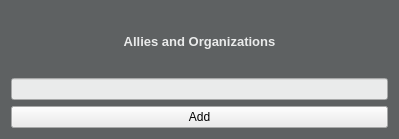
<?xml version="1.0" encoding="UTF-8"?>
<ui version="4.0">
 <class>allies_form</class>
 <widget class="QWidget" name="allies_form">
  <property name="geometry">
   <rect>
    <x>0</x>
    <y>0</y>
    <width>399</width>
    <height>139</height>
   </rect>
  </property>
  <property name="palette">
   <palette>
    <active>
     <colorrole role="WindowText">
      <brush brushstyle="SolidPattern">
       <color alpha="255">
        <red>234</red>
        <green>235</green>
        <blue>235</blue>
       </color>
      </brush>
     </colorrole>
     <colorrole role="Button">
      <brush brushstyle="SolidPattern">
       <color alpha="255">
        <red>94</red>
        <green>97</green>
        <blue>98</blue>
       </color>
      </brush>
     </colorrole>
     <colorrole role="Light">
      <brush brushstyle="SolidPattern">
       <color alpha="255">
        <red>141</red>
        <green>146</green>
        <blue>147</blue>
       </color>
      </brush>
     </colorrole>
     <colorrole role="Midlight">
      <brush brushstyle="SolidPattern">
       <color alpha="255">
        <red>117</red>
        <green>121</green>
        <blue>122</blue>
       </color>
      </brush>
     </colorrole>
     <colorrole role="Dark">
      <brush brushstyle="SolidPattern">
       <color alpha="255">
        <red>47</red>
        <green>48</green>
        <blue>49</blue>
       </color>
      </brush>
     </colorrole>
     <colorrole role="Mid">
      <brush brushstyle="SolidPattern">
       <color alpha="255">
        <red>62</red>
        <green>64</green>
        <blue>65</blue>
       </color>
      </brush>
     </colorrole>
     <colorrole role="Text">
      <brush brushstyle="SolidPattern">
       <color alpha="255">
        <red>255</red>
        <green>255</green>
        <blue>255</blue>
       </color>
      </brush>
     </colorrole>
     <colorrole role="BrightText">
      <brush brushstyle="SolidPattern">
       <color alpha="255">
        <red>255</red>
        <green>255</green>
        <blue>255</blue>
       </color>
      </brush>
     </colorrole>
     <colorrole role="ButtonText">
      <brush brushstyle="SolidPattern">
       <color alpha="255">
        <red>255</red>
        <green>255</green>
        <blue>255</blue>
       </color>
      </brush>
     </colorrole>
     <colorrole role="Base">
      <brush brushstyle="SolidPattern">
       <color alpha="255">
        <red>0</red>
        <green>0</green>
        <blue>0</blue>
       </color>
      </brush>
     </colorrole>
     <colorrole role="Window">
      <brush brushstyle="SolidPattern">
       <color alpha="255">
        <red>94</red>
        <green>97</green>
        <blue>98</blue>
       </color>
      </brush>
     </colorrole>
     <colorrole role="Shadow">
      <brush brushstyle="SolidPattern">
       <color alpha="255">
        <red>0</red>
        <green>0</green>
        <blue>0</blue>
       </color>
      </brush>
     </colorrole>
     <colorrole role="AlternateBase">
      <brush brushstyle="SolidPattern">
       <color alpha="255">
        <red>47</red>
        <green>48</green>
        <blue>49</blue>
       </color>
      </brush>
     </colorrole>
     <colorrole role="ToolTipBase">
      <brush brushstyle="SolidPattern">
       <color alpha="255">
        <red>255</red>
        <green>255</green>
        <blue>220</blue>
       </color>
      </brush>
     </colorrole>
     <colorrole role="ToolTipText">
      <brush brushstyle="SolidPattern">
       <color alpha="255">
        <red>0</red>
        <green>0</green>
        <blue>0</blue>
       </color>
      </brush>
     </colorrole>
     <colorrole role="PlaceholderText">
      <brush brushstyle="SolidPattern">
       <color alpha="128">
        <red>255</red>
        <green>255</green>
        <blue>255</blue>
       </color>
      </brush>
     </colorrole>
    </active>
    <inactive>
     <colorrole role="WindowText">
      <brush brushstyle="SolidPattern">
       <color alpha="255">
        <red>234</red>
        <green>235</green>
        <blue>235</blue>
       </color>
      </brush>
     </colorrole>
     <colorrole role="Button">
      <brush brushstyle="SolidPattern">
       <color alpha="255">
        <red>94</red>
        <green>97</green>
        <blue>98</blue>
       </color>
      </brush>
     </colorrole>
     <colorrole role="Light">
      <brush brushstyle="SolidPattern">
       <color alpha="255">
        <red>141</red>
        <green>146</green>
        <blue>147</blue>
       </color>
      </brush>
     </colorrole>
     <colorrole role="Midlight">
      <brush brushstyle="SolidPattern">
       <color alpha="255">
        <red>117</red>
        <green>121</green>
        <blue>122</blue>
       </color>
      </brush>
     </colorrole>
     <colorrole role="Dark">
      <brush brushstyle="SolidPattern">
       <color alpha="255">
        <red>47</red>
        <green>48</green>
        <blue>49</blue>
       </color>
      </brush>
     </colorrole>
     <colorrole role="Mid">
      <brush brushstyle="SolidPattern">
       <color alpha="255">
        <red>62</red>
        <green>64</green>
        <blue>65</blue>
       </color>
      </brush>
     </colorrole>
     <colorrole role="Text">
      <brush brushstyle="SolidPattern">
       <color alpha="255">
        <red>255</red>
        <green>255</green>
        <blue>255</blue>
       </color>
      </brush>
     </colorrole>
     <colorrole role="BrightText">
      <brush brushstyle="SolidPattern">
       <color alpha="255">
        <red>255</red>
        <green>255</green>
        <blue>255</blue>
       </color>
      </brush>
     </colorrole>
     <colorrole role="ButtonText">
      <brush brushstyle="SolidPattern">
       <color alpha="255">
        <red>255</red>
        <green>255</green>
        <blue>255</blue>
       </color>
      </brush>
     </colorrole>
     <colorrole role="Base">
      <brush brushstyle="SolidPattern">
       <color alpha="255">
        <red>0</red>
        <green>0</green>
        <blue>0</blue>
       </color>
      </brush>
     </colorrole>
     <colorrole role="Window">
      <brush brushstyle="SolidPattern">
       <color alpha="255">
        <red>94</red>
        <green>97</green>
        <blue>98</blue>
       </color>
      </brush>
     </colorrole>
     <colorrole role="Shadow">
      <brush brushstyle="SolidPattern">
       <color alpha="255">
        <red>0</red>
        <green>0</green>
        <blue>0</blue>
       </color>
      </brush>
     </colorrole>
     <colorrole role="AlternateBase">
      <brush brushstyle="SolidPattern">
       <color alpha="255">
        <red>47</red>
        <green>48</green>
        <blue>49</blue>
       </color>
      </brush>
     </colorrole>
     <colorrole role="ToolTipBase">
      <brush brushstyle="SolidPattern">
       <color alpha="255">
        <red>255</red>
        <green>255</green>
        <blue>220</blue>
       </color>
      </brush>
     </colorrole>
     <colorrole role="ToolTipText">
      <brush brushstyle="SolidPattern">
       <color alpha="255">
        <red>0</red>
        <green>0</green>
        <blue>0</blue>
       </color>
      </brush>
     </colorrole>
     <colorrole role="PlaceholderText">
      <brush brushstyle="SolidPattern">
       <color alpha="128">
        <red>255</red>
        <green>255</green>
        <blue>255</blue>
       </color>
      </brush>
     </colorrole>
    </inactive>
    <disabled>
     <colorrole role="WindowText">
      <brush brushstyle="SolidPattern">
       <color alpha="255">
        <red>47</red>
        <green>48</green>
        <blue>49</blue>
       </color>
      </brush>
     </colorrole>
     <colorrole role="Button">
      <brush brushstyle="SolidPattern">
       <color alpha="255">
        <red>94</red>
        <green>97</green>
        <blue>98</blue>
       </color>
      </brush>
     </colorrole>
     <colorrole role="Light">
      <brush brushstyle="SolidPattern">
       <color alpha="255">
        <red>141</red>
        <green>146</green>
        <blue>147</blue>
       </color>
      </brush>
     </colorrole>
     <colorrole role="Midlight">
      <brush brushstyle="SolidPattern">
       <color alpha="255">
        <red>117</red>
        <green>121</green>
        <blue>122</blue>
       </color>
      </brush>
     </colorrole>
     <colorrole role="Dark">
      <brush brushstyle="SolidPattern">
       <color alpha="255">
        <red>47</red>
        <green>48</green>
        <blue>49</blue>
       </color>
      </brush>
     </colorrole>
     <colorrole role="Mid">
      <brush brushstyle="SolidPattern">
       <color alpha="255">
        <red>62</red>
        <green>64</green>
        <blue>65</blue>
       </color>
      </brush>
     </colorrole>
     <colorrole role="Text">
      <brush brushstyle="SolidPattern">
       <color alpha="255">
        <red>47</red>
        <green>48</green>
        <blue>49</blue>
       </color>
      </brush>
     </colorrole>
     <colorrole role="BrightText">
      <brush brushstyle="SolidPattern">
       <color alpha="255">
        <red>255</red>
        <green>255</green>
        <blue>255</blue>
       </color>
      </brush>
     </colorrole>
     <colorrole role="ButtonText">
      <brush brushstyle="SolidPattern">
       <color alpha="255">
        <red>47</red>
        <green>48</green>
        <blue>49</blue>
       </color>
      </brush>
     </colorrole>
     <colorrole role="Base">
      <brush brushstyle="SolidPattern">
       <color alpha="255">
        <red>94</red>
        <green>97</green>
        <blue>98</blue>
       </color>
      </brush>
     </colorrole>
     <colorrole role="Window">
      <brush brushstyle="SolidPattern">
       <color alpha="255">
        <red>94</red>
        <green>97</green>
        <blue>98</blue>
       </color>
      </brush>
     </colorrole>
     <colorrole role="Shadow">
      <brush brushstyle="SolidPattern">
       <color alpha="255">
        <red>0</red>
        <green>0</green>
        <blue>0</blue>
       </color>
      </brush>
     </colorrole>
     <colorrole role="AlternateBase">
      <brush brushstyle="SolidPattern">
       <color alpha="255">
        <red>94</red>
        <green>97</green>
        <blue>98</blue>
       </color>
      </brush>
     </colorrole>
     <colorrole role="ToolTipBase">
      <brush brushstyle="SolidPattern">
       <color alpha="255">
        <red>255</red>
        <green>255</green>
        <blue>220</blue>
       </color>
      </brush>
     </colorrole>
     <colorrole role="ToolTipText">
      <brush brushstyle="SolidPattern">
       <color alpha="255">
        <red>0</red>
        <green>0</green>
        <blue>0</blue>
       </color>
      </brush>
     </colorrole>
     <colorrole role="PlaceholderText">
      <brush brushstyle="SolidPattern">
       <color alpha="128">
        <red>255</red>
        <green>255</green>
        <blue>255</blue>
       </color>
      </brush>
     </colorrole>
    </disabled>
   </palette>
  </property>
  <property name="windowTitle">
   <string>Form</string>
  </property>
  <layout class="QGridLayout" name="gridLayout">
   <item row="0" column="0">
    <widget class="QLabel" name="label">
     <property name="font">
      <font>
       <pointsize>10</pointsize>
       <weight>75</weight>
       <bold>true</bold>
      </font>
     </property>
     <property name="text">
      <string>Allies and Organizations</string>
     </property>
     <property name="alignment">
      <set>Qt::AlignCenter</set>
     </property>
    </widget>
   </item>
   <item row="1" column="0">
    <widget class="QLineEdit" name="allies_edit">
     <property name="styleSheet">
      <string notr="true">background-color:#eaebeb; color:black;</string>
     </property>
    </widget>
   </item>
   <item row="2" column="0">
    <widget class="QPushButton" name="allies_submit_button">
     <property name="styleSheet">
      <string notr="true">background-color:#eaebeb;</string>
     </property>
     <property name="text">
      <string>Add</string>
     </property>
    </widget>
   </item>
  </layout>
 </widget>
 <resources/>
 <connections/>
</ui>
